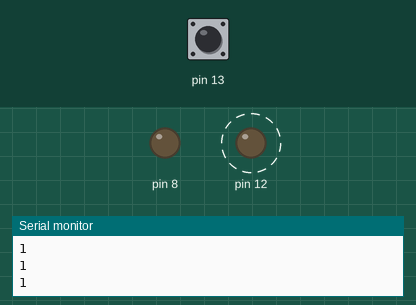
The sketch below on a simulated Arduino Uno, built with avr-gcc and run on an emulated ATmega328P. Parts: output pins drawn as LEDs (lit = HIGH), the last lines printed to the serial monitor. Dashed ring = blinking. Inputs (shaded band) come from the test bench; at power-on: pin 13 HIGH.

Above: at 3.0 s.
3.1 s: pin 13 pulled LOW for 1.35 s
At 3.8 s:
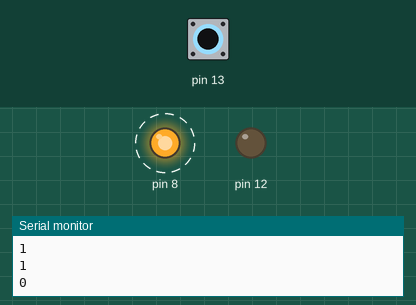
6.6 s: pin 13 pulled LOW for 3.2 s
At 10.4 s:
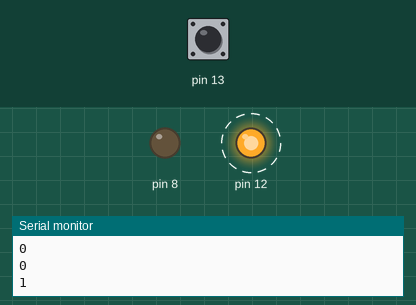
Timing chart, 0 to 17.3 s (numbered marks = the images above; inputs shaded):
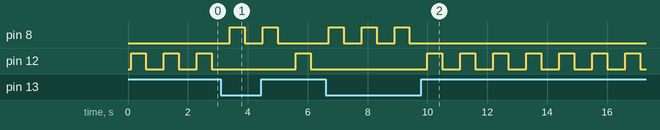

The sketch:

exercici2_input.ino
```cpp
void setup() {
  // put your setup code here, to run once:
  Serial.begin(9600);
  pinMode(13, INPUT_PULLUP);
  pinMode(12, OUTPUT);
  pinMode(8, OUTPUT);

}

void loop() {
  // put your main code here, to run repeatedly:

  int r = digitalRead(13);
  Serial.println(r);

  delay(100);


if(r==0){

  digitalWrite(8, HIGH);   // turn the LED on (HIGH is the voltage level)
  delay(500);              // wait for a second
  digitalWrite(8, LOW);    // turn the LED off by making the voltage LOW
  delay(500);   // wait for a second

} else {

  digitalWrite(12, HIGH);   // turn the LED on (HIGH is the voltage level)
  delay(500);              // wait for a second
  digitalWrite(12, LOW);    // turn the LED off by making the voltage LOW
  delay(500); // wait for a second


}

}
```

Measured:
- after the input at 3.1 s, pin 8: alternates HIGH for 0.50 s and LOW for 0.60 s, 4 changes in all, then stays LOW, starting after 0.30 s
- after the input at 6.6 s, pin 8: alternates HIGH for 0.50 s and LOW for 0.60 s, 6 changes in all, then stays LOW, starting after 0.10 s
